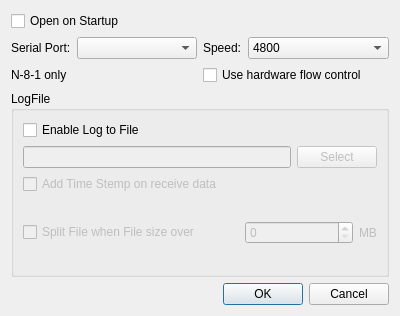
<?xml version="1.0" encoding="UTF-8"?>
<ui version="4.0">
 <class>commDialog</class>
 <widget class="QDialog" name="commDialog">
  <property name="geometry">
   <rect>
    <x>0</x>
    <y>0</y>
    <width>400</width>
    <height>316</height>
   </rect>
  </property>
  <property name="windowTitle">
   <string>comm</string>
  </property>
  <layout class="QVBoxLayout" name="verticalLayout">
   <item>
    <widget class="QCheckBox" name="cbOpenStart">
     <property name="text">
      <string>Open on Startup</string>
     </property>
    </widget>
   </item>
   <item>
    <layout class="QHBoxLayout" name="horizontalLayout_5">
     <item>
      <layout class="QHBoxLayout" name="horizontalLayout_4" stretch="0,1">
       <item>
        <widget class="QLabel" name="labelPorts">
         <property name="text">
          <string>Serial Port:</string>
         </property>
        </widget>
       </item>
       <item>
        <widget class="QComboBox" name="cbListPorts"/>
       </item>
      </layout>
     </item>
     <item>
      <layout class="QHBoxLayout" name="horizontalLayout" stretch="0,1">
       <item>
        <widget class="QLabel" name="labelSpeed">
         <property name="text">
          <string>Speed:</string>
         </property>
        </widget>
       </item>
       <item>
        <widget class="QComboBox" name="cbSpeed">
         <item>
          <property name="text">
           <string>4800</string>
          </property>
         </item>
         <item>
          <property name="text">
           <string>9600</string>
          </property>
         </item>
         <item>
          <property name="text">
           <string>19200</string>
          </property>
         </item>
         <item>
          <property name="text">
           <string>38400</string>
          </property>
         </item>
         <item>
          <property name="text">
           <string>57600</string>
          </property>
         </item>
         <item>
          <property name="text">
           <string>115200</string>
          </property>
         </item>
        </widget>
       </item>
      </layout>
     </item>
    </layout>
   </item>
   <item>
    <layout class="QHBoxLayout" name="horizontalLayout_6">
     <item>
      <widget class="QLabel" name="label_8n1">
       <property name="text">
        <string>N-8-1 only</string>
       </property>
      </widget>
     </item>
     <item>
      <widget class="QCheckBox" name="cbHwFlow">
       <property name="text">
        <string>Use hardware flow control</string>
       </property>
      </widget>
     </item>
    </layout>
   </item>
   <item>
    <widget class="QGroupBox" name="gbLog">
     <property name="title">
      <string>LogFile</string>
     </property>
     <layout class="QVBoxLayout" name="verticalLayout_4">
      <item>
       <widget class="QCheckBox" name="cbLogFile">
        <property name="text">
         <string>Enable Log to File</string>
        </property>
       </widget>
      </item>
      <item>
       <layout class="QHBoxLayout" name="horizontalLayout_2" stretch="2,0">
        <item>
         <widget class="QLineEdit" name="editLogFile">
          <property name="enabled">
           <bool>false</bool>
          </property>
         </widget>
        </item>
        <item>
         <widget class="QPushButton" name="btnSelectLogFile">
          <property name="enabled">
           <bool>false</bool>
          </property>
          <property name="text">
           <string>Select</string>
          </property>
         </widget>
        </item>
       </layout>
      </item>
      <item>
       <widget class="QCheckBox" name="cbAddTimeStemp">
        <property name="enabled">
         <bool>false</bool>
        </property>
        <property name="text">
         <string>Add Time Stemp on receive data</string>
        </property>
       </widget>
      </item>
      <item>
       <layout class="QHBoxLayout" name="horizontalLayout_3" stretch="2,1,0">
        <item>
         <widget class="QCheckBox" name="cbSplitFile">
          <property name="enabled">
           <bool>false</bool>
          </property>
          <property name="text">
           <string>Split File when File size over</string>
          </property>
         </widget>
        </item>
        <item>
         <widget class="QSpinBox" name="sbSplitFileSize">
          <property name="enabled">
           <bool>false</bool>
          </property>
          <property name="toolTip">
           <string>0~99 MB</string>
          </property>
         </widget>
        </item>
        <item>
         <widget class="QLabel" name="labelFileSize">
          <property name="enabled">
           <bool>false</bool>
          </property>
          <property name="text">
           <string>MB</string>
          </property>
         </widget>
        </item>
       </layout>
      </item>
     </layout>
    </widget>
   </item>
   <item>
    <widget class="QDialogButtonBox" name="buttonBox">
     <property name="orientation">
      <enum>Qt::Horizontal</enum>
     </property>
     <property name="standardButtons">
      <set>QDialogButtonBox::Cancel|QDialogButtonBox::Ok</set>
     </property>
    </widget>
   </item>
  </layout>
 </widget>
 <resources/>
 <connections>
  <connection>
   <sender>buttonBox</sender>
   <signal>accepted()</signal>
   <receiver>commDialog</receiver>
   <slot>accept()</slot>
   <hints>
    <hint type="sourcelabel">
     <x>248</x>
     <y>254</y>
    </hint>
    <hint type="destinationlabel">
     <x>157</x>
     <y>274</y>
    </hint>
   </hints>
  </connection>
  <connection>
   <sender>buttonBox</sender>
   <signal>rejected()</signal>
   <receiver>commDialog</receiver>
   <slot>reject()</slot>
   <hints>
    <hint type="sourcelabel">
     <x>316</x>
     <y>260</y>
    </hint>
    <hint type="destinationlabel">
     <x>286</x>
     <y>274</y>
    </hint>
   </hints>
  </connection>
 </connections>
</ui>
